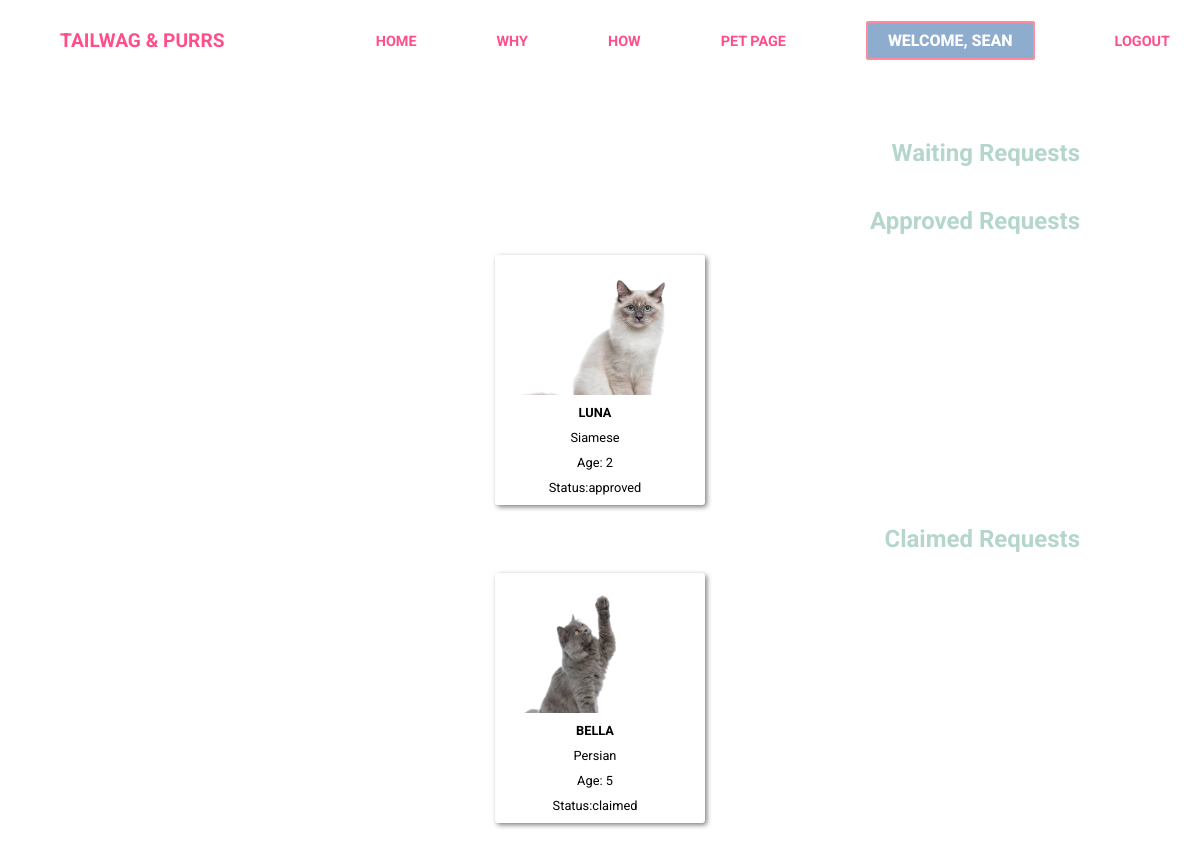
Screenshot of /pages/user-dashboard.php (signed in) with the database file from the repository.
### tables this page shows
CREATE TABLE `adoption_requests` (
  `id` int(11) NOT NULL,
  `user_id` int(11) DEFAULT NULL,
  `pet_id` int(11) DEFAULT NULL,
  `reason` varchar(255) NOT NULL,
  `contact` varchar(255) NOT NULL,
  `address` varchar(255) NOT NULL,
  `status` enum('waiting','approved','rejected','claimed') DEFAULT 'waiting',
  `approved_at` datetime DEFAULT NULL,
  `claimed_at` datetime DEFAULT NULL
);

CREATE TABLE `pets` (
  `id` int(11) NOT NULL,
  `pet_name` varchar(50) DEFAULT NULL,
  `pet_type` varchar(255) NOT NULL,
  `pet_breed` varchar(50) DEFAULT NULL,
  `pet_sex` varchar(255) NOT NULL,
  `pet_age` varchar(255) DEFAULT NULL,
  `pet_description` varchar(255) NOT NULL,
  `pet_condition` varchar(255) NOT NULL,
  `pet_status` enum('available','waiting','approved') DEFAULT 'available',
  `image` varchar(255) NOT NULL
);

### pages/user-dashboard.php (the view, shortened to what this page needs)
<?php
$conn = mysqli_connect('localhost', 'root', '', 'pet_adoption_db') or die('connection failed');
$user_id = $_SESSION['user_id'];
$query_approved = "
    SELECT pets.pet_name, pets.pet_type, pets.pet_breed, pets.pet_age, pets.image, adoption_requests.status
    FROM adoption_requests
    JOIN pets ON adoption_requests.pet_id = pets.id
    WHERE adoption_requests.user_id = '$user_id' AND adoption_requests.status = 'approved'
";
$query_claimed = "
    SELECT pets.pet_name, pets.pet_type, pets.pet_breed, pets.pet_age, pets.image, adoption_requests.status
    FROM adoption_requests
    JOIN pets ON adoption_requests.pet_id = pets.id
    WHERE adoption_requests.user_id = '$user_id' AND adoption_requests.status = 'claimed'
";
$result_approved = mysqli_query($conn, $query_approved);
$result_claimed = mysqli_query($conn, $query_claimed);
?>
<!DOCTYPE html>
<html lang="en">
<head>
    <link rel="stylesheet" href="css/style.css">
</head>
<body>
    <div class="container">
        <?php include 'partials/header.php' ?>;
        <div class="hero">
            <div class="popular user-home-dashboard">
                <h2>Waiting Requests</h2>
                <h2>Approved Requests</h2>
                <div class="popular-container">
                    <?php while ($row = mysqli_fetch_assoc($result_approved)): ?>
                    <div class="popular-box">
                        <div class="popular-image">
                            <img src="image/pets/<?= htmlspecialchars($row['image']); ?>" alt="">
                        </div>
                        <div class="popular-description pet-details">
                            <p><?php echo htmlspecialchars($row['pet_name']); ?></p>
                            <p><?php echo htmlspecialchars($row['pet_breed']); ?></p>
                            <p>Age: <?php echo htmlspecialchars($row['pet_age']); ?></p>
                            <p>Status:<?php echo htmlspecialchars($row['status']); ?></p>
                        </div>
                    </div>
                    <?php endwhile; ?>
                </div>
                <h2>Claimed Requests</h2>
                <div class="popular-container">
                    <?php while ($row = mysqli_fetch_assoc($result_claimed)): ?>
                    <div class="popular-box">
                        <div class="popular-image">
                            <img src="image/pets/<?= htmlspecialchars($row['image']); ?>" alt="">
                        </div>
                        <div class="popular-description pet-details">
                            <p><?php echo htmlspecialchars($row['pet_name']); ?></p>
                            <p><?php echo htmlspecialchars($row['pet_breed']); ?></p>
                            <p>Age: <?php echo htmlspecialchars($row['pet_age']); ?></p>
                            <p>Status:<?php echo htmlspecialchars($row['status']); ?></p>
                        </div>
                    </div>
                    <?php endwhile; ?>
                </div>
            </div>
        </div>
    </div>
</body>
</html>

### css/style.css (style rules this page uses)
* { margin: 0; padding: 0; box-sizing: border-box; scroll-behavior: smooth; }
body { font-family: "Roboto", sans-serif; scroll-behavior: smooth; }
.container { width: 95%; margin-right: 2.5%; margin-left: 2.5%; }
.hero { width: 100%; height: 100vh; }
.popular { width: 100%; height: auto; }
.popular h2 { text-align: right; margin-bottom: 20px; margin-top: 20px; color: #B4D6CD; position: relative; right: 90px; font-weight: 700; }
.popular-container { display: flex; align-items: stretch; justify-content: center; flex-wrap: wrap; gap: 1rem; }
.popular-box { border-radius: 3px; width: 210px; height: 250px; background-color: white; box-shadow: 2px 2px 5px gray; position: relative; }
.popular-description { background-color:white; padding: 10px; border-radius: 5px; position: absolute; bottom: 0; width: 100%; }
.popular-description p { text-align: center; width: 180px; font-size: 10px; color: black; font-size: .8rem; }
.popular-image { text-align: center; }
.popular-image img { width: 200px; height: 150px; position: relative; top: 15px; }
.pet-details { padding: 10px; text-align: center; display: flex; flex-direction: column; gap: 10px; }
.pet-details p:nth-child(1) { font-weight: bold; text-transform: uppercase; }
.user-home-dashboard { padding-top: 100px; padding-bottom: 50px; }

### rows the page displays
adoption_requests: pet.image (picture), pet.pet_name "LUNA", pet.pet_breed "Siamese", pet.pet_age "2", status "approved"
adoption_requests: pet.image (picture), pet.pet_name "BELLA", pet.pet_breed "Persian", pet.pet_age "5", status "claimed"

### other values shown
$_SESSION['user_username'] "SEAN"
